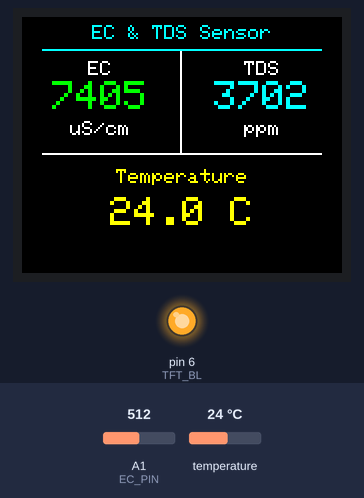
This sketch was run on a simulated Arduino Uno, built with avr-gcc and run on an emulated ATmega328P. On the bench: 160×128 colour display, output pins drawn as LEDs (lit = HIGH). The inputs (shaded band) are chosen by the test bench; at power-on: temperature 24 °C, A1 (EC_PIN) = 512. What the sketch prints to the serial monitor is not drawn.

Above: at 1.3 s.
1.4 s: temperature set to 12 °C
At 4.0 s:
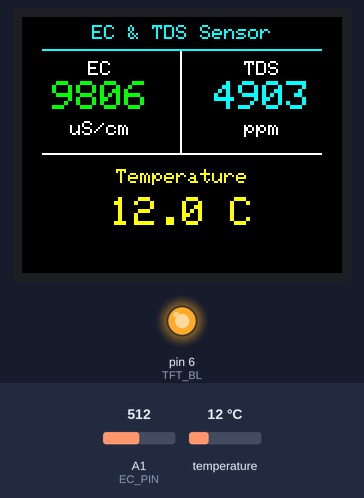
4.4 s: A1 (EC_PIN) set to 716
At 6.0 s:
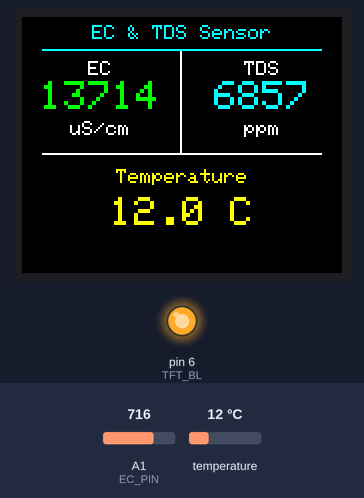
6.3 s: temperature set to 19 °C
At 7.9 s:
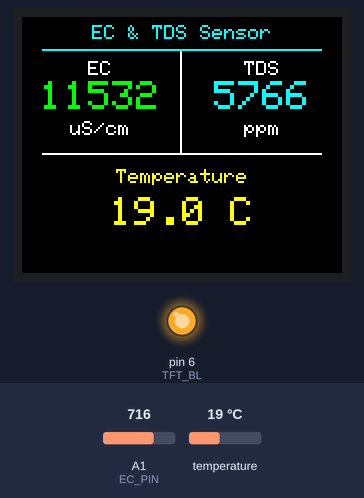
8.2 s: A1 (EC_PIN) set to 900
At 9.7 s:
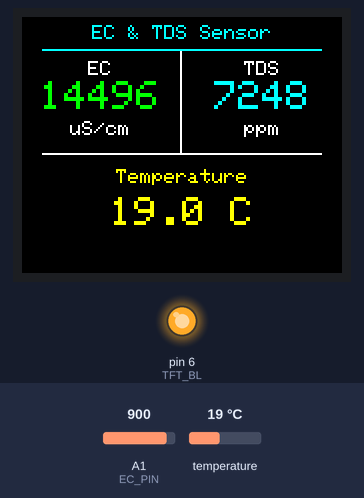
10.0 s: temperature set to 28 °C
At 11.6 s:
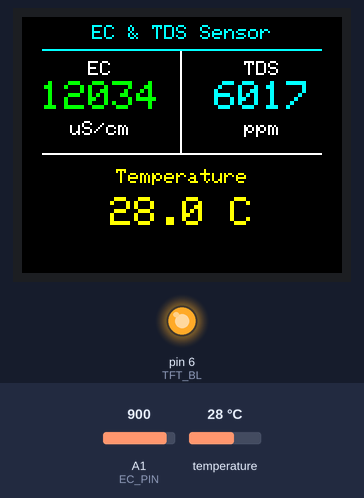
11.9 s: A1 (EC_PIN) set to 1023
At 13.6 s:
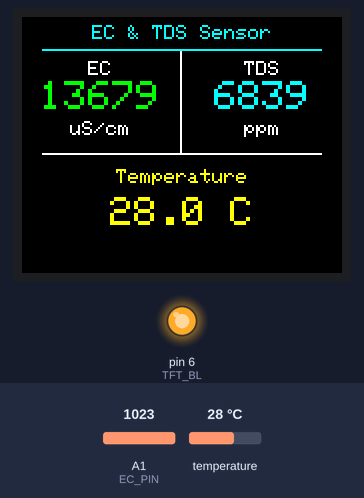
Timing chart, 0 to 14.8 s (numbered marks = the images above; inputs shaded):
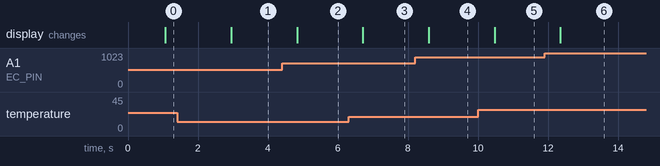

Measured:
- after the input at 1.4 s, the display: changes after 1.6 s (image 1)
- after the input at 4.4 s, the display: changes after 0.43 s (image 2)
- after the input at 6.3 s, the display: changes after 0.41 s (image 3)
- after the input at 8.2 s, the display: changes after 0.39 s (image 4)
- after the input at 10.0 s, the display: changes after 0.47 s (image 5)
- after the input at 11.9 s, the display: changes after 0.45 s (image 6)

The sketch:

water_EC_Sensor_Display.ino
```cpp
/*
Project:  EC- & TDS-Sensor mit DS18B20 auf TFT Display
Author:   Thomas Edlinger for www.edistechlab.com
Date:     Created 15.05.2026
Update:   15.05.2026
Version:  V1.0
IDE:      Arduino IDE 2.3.5

Required Board (Tools -> Board -> Boards Manager...)
- Microcontroller: Arduino Uno
- Board: Arduino AVR Boards

Required libraries (Tools -> manage libraries)
- Adafruit GFX Library by Adafruit V1.12.6
- Adafruit ST7735 and ST7789 Library by Adafruit V1.11.0
- OneWire by Jim Studt V2.3.8
- DallasTemperature by Miles Burton V4.0.6

CALIBRATION MODES:
  0 = Normal measurement
  1 = Calibration with 1.413 mS/cm reference solution
  2 = Calibration with your own reference values (see REF_EC_USER / REF_TDS_USER below)

HOW TO CALIBRATE (Mode 2):
  1. Measure your water with an external meter, enter the values below
  2. Set CALIBRATION_MODE to 2 and upload
  3. Dip the EC sensor into the same water
  4. Wait for "DONE!" — note the K-Value shown on display
  5. Set CALIBRATION_MODE to 0 and re-upload
*/

#include <Adafruit_GFX.h>
#include <Adafruit_ST7735.h>
#include <SPI.h>
#include <OneWire.h>
#include <DallasTemperature.h>
#include <EEPROM.h>

// 0 = Measure  |  1 = Cal with 1.413 mS/cm solution  |  2 = Cal with own reference
#define CALIBRATION_MODE  0

// ── Mode 1: standard calibration solution ─────────────────────────────────────
#define REF_EC_CAL    1.413   // mS/cm

// ── Mode 2: your own reference values from an external meter ──────────────────
// Last measurement: EC = 364 µS/cm | TDS = 182 ppm | Temp = 32.7 °C
#define REF_EC_USER   0.364   // mS/cm  (= 364 µS/cm)
#define REF_TDS_USER  182     // ppm    (display reference only)
#define REF_TEMP_USER 32.7    // °C     (display reference only)

// ── TDS conversion factor: ppm = µS/cm × factor ───────────────────────────────
// 0.5 = general / NaCl  |  0.64 = KCl  |  0.67 = mixed ions
#define TDS_FACTOR  0.5

// TFT Pins
#define TFT_CS    10
#define TFT_DC     9
#define TFT_RST    8
#define TFT_BL     6

// Sensor Pins
#define EC_PIN       A1
#define ONE_WIRE_BUS 2

// EEPROM — starts at 12 to not overlap with pH calibration (addresses 0–11)
#define EEPROM_K_ADDR  12

OneWire oneWire(ONE_WIRE_BUS);
DallasTemperature sensors(&oneWire);
Adafruit_ST7735 tft = Adafruit_ST7735(TFT_CS, TFT_DC, TFT_RST);

float kValue            = 2.9;
int   stableCounter     = 0;
int   tempStableCounter = 0;
float lastVoltage       = 0.0;
float lastTemp          = 0.0;
bool  calDone           = false;
int   calState          = -1;   // -1 = not yet initialised, 0 = wait temp, 1 = stabilise, 2 = done

// ── Centre text on full display ───────────────────────────────────────────────
void printCentered(String text, int y, int size) {
  tft.setTextSize(size);
  int16_t x1, y1; uint16_t w, h;
  tft.getTextBounds(text, 0, 0, &x1, &y1, &w, &h);
  tft.setCursor((tft.width() - w) / 2, y);
  tft.print(text);
}

// ── Centre text within a horizontal zone ──────────────────────────────────────
void printInZone(String text, int y, int size, int xStart, int xEnd) {
  tft.setTextSize(size);
  int16_t x1, y1; uint16_t w, h;
  tft.getTextBounds(text, 0, 0, &x1, &y1, &w, &h);
  int xPos = xStart + ((xEnd - xStart) - (int)w) / 2;
  tft.setCursor(max(xStart, xPos), y);
  tft.print(text);
}

void setup() {
  Serial.begin(9600);
  pinMode(TFT_BL, OUTPUT);
  digitalWrite(TFT_BL, HIGH);

  tft.initR(INITR_BLACKTAB);
  tft.setRotation(1);
  tft.fillScreen(ST77XX_BLACK);

  sensors.begin();

  EEPROM.get(EEPROM_K_ADDR, kValue);
  if (isnan(kValue) || kValue < 0.1 || kValue > 20.0) kValue = 2.9;

  if (CALIBRATION_MODE == 0) {
    // ── Static UI (drawn once) ────────────────────────────────────────────
    tft.setTextColor(ST77XX_CYAN);
    printCentered("EC & TDS Sensor", 4, 1);
    tft.fillRect(10, 16, tft.width() - 20, 1, ST77XX_CYAN);

    tft.setTextColor(ST77XX_WHITE);
    printInZone("EC",  22, 1, 0,  79);
    printInZone("TDS", 22, 1, 80, 160);

    tft.fillRect(79, 17, 1, 51, ST77XX_WHITE);    // vertical column divider
    tft.fillRect(10, 68, tft.width() - 20, 1, ST77XX_WHITE);  // horizontal divider

    tft.setTextColor(ST77XX_YELLOW);
    printCentered("Temperature", 76, 1);           // label shifted down slightly
  }
}

void loop() {
  sensors.requestTemperatures();
  float temp = sensors.getTempCByIndex(0);
  if (temp == DEVICE_DISCONNECTED_C) temp = 25.0;

  int ecRaw = 0;
  for (int i = 0; i < 10; i++) {
    ecRaw += analogRead(EC_PIN);
    delay(10);
  }
  float voltage = (ecRaw / 10.0) * (5.0 / 1023.0);

  if (CALIBRATION_MODE == 0) runMeasure(voltage, temp);
  else                        runCalibration(voltage, temp);

  delay(1000);
}

// ── Normal measurement ────────────────────────────────────────────────────────
void runMeasure(float v, float t) {
  float tempCoeff = 1.0 + 0.02 * (t - 25.0);
  int   ecUS      = (int)((v * kValue * 1000.0) / tempCoeff);  // µS/cm
  int   tdsValue  = (int)(ecUS * TDS_FACTOR);                  // ppm

  // EC value — left column (x 0–78)
  tft.fillRect(0, 30, 78, 38, ST77XX_BLACK);
  tft.setTextColor(ST77XX_GREEN);
  printInZone(String(ecUS), 32, 2, 0, 79);
  tft.setTextColor(ST77XX_WHITE);
  printInZone("uS/cm", 52, 1, 0, 79);

  // TDS value — right column (x 80–159)
  tft.fillRect(80, 30, 80, 38, ST77XX_BLACK);
  tft.setTextColor(ST77XX_CYAN);
  printInZone(String(tdsValue), 32, 2, 80, 160);
  tft.setTextColor(ST77XX_WHITE);
  printInZone("ppm", 52, 1, 80, 160);

  // Temperature — shifted down slightly
  tft.fillRect(0, 88, tft.width(), 22, ST77XX_BLACK);
  tft.setTextColor(ST77XX_YELLOW);
  printCentered(String(t, 1) + " C", 90, 2);

  Serial.print("EC: ");    Serial.print(ecUS);
  Serial.print(" uS/cm  |  TDS: "); Serial.print(tdsValue);
  Serial.print(" ppm  |  Temp: "); Serial.print(t, 1);
  Serial.println(" C");
}

// ── Calibration (mode 1 & 2) ──────────────────────────────────────────────────
void runCalibration(float v, float t) {
  if (calDone) return;

  float refEC = (CALIBRATION_MODE == 1) ? REF_EC_CAL : REF_EC_USER;

  if (abs(t - lastTemp) < 0.2)     tempStableCounter++;
  else                              tempStableCounter = 0;
  lastTemp = t;

  // While waiting for temp, keep resetting the voltage counter
  if (tempStableCounter < 10) stableCounter = 0;
  else if (abs(v - lastVoltage) < 0.01) stableCounter++;
  else                                   stableCounter = 0;
  lastVoltage = v;

  int newState = (tempStableCounter < 10) ? 0 : (stableCounter < 15) ? 1 : 2;

  // ── Full redraw only on state change ──────────────────────────────────
  if (newState != calState) {
    calState = newState;
    tft.fillScreen(ST77XX_BLACK);

    tft.setTextColor(ST77XX_YELLOW);
    printCentered(CALIBRATION_MODE == 1 ? "CAL - MODE 1" : "CAL - MODE 2", 4, 1);
    tft.fillRect(0, 15, tft.width(), 1, ST77XX_YELLOW);

    if (calState == 0) {
      tft.setTextColor(ST77XX_ORANGE);
      printCentered("Waiting for temp...", 56, 1);
    } else if (calState == 1) {
      if (CALIBRATION_MODE == 1) {
        tft.setTextColor(ST77XX_WHITE);
        printCentered("Dip sensor into", 24, 1);
        tft.setTextColor(ST77XX_CYAN);
        printCentered("1.413 mS/cm solution", 36, 1);
      } else {
        tft.setTextColor(ST77XX_CYAN);
        printCentered("Ref: " + String((int)(REF_EC_USER * 1000)) +
                      " uS / " + String(REF_TDS_USER) + " ppm", 24, 1);
        tft.setTextColor(ST77XX_WHITE);
        printCentered("Dip into reference water", 36, 1);
      }
      tft.setTextColor(ST77XX_GREEN);
      printCentered("Stabilizing:", 82, 1);
    }
  }

  // ── Dynamic updates (only changing values, no full redraw) ────────────
  if (calState == 0) {
    tft.fillRect(0, 22, tft.width(), 26, ST77XX_BLACK);
    tft.setTextColor(ST77XX_WHITE);
    printCentered("Temp: " + String(t, 1) + " C", 24, 1);
    printCentered("Volt: " + String(v, 3) + " V", 36, 1);
    tft.fillRect(0, 68, tft.width(), 10, ST77XX_BLACK);
    tft.setTextColor(ST77XX_ORANGE);
    printCentered(String(tempStableCounter) + " / 10", 70, 1);

  } else if (calState == 1) {
    tft.fillRect(0, 50, tft.width(), 22, ST77XX_BLACK);
    tft.setTextColor(ST77XX_WHITE);
    printCentered("Temp: " + String(t, 1) + " C", 52, 1);
    printCentered("Volt: " + String(v, 3) + " V", 64, 1);
    tft.fillRect(0, 92, tft.width(), 10, ST77XX_BLACK);
    tft.setTextColor(ST77XX_GREEN);
    printCentered(String(stableCounter) + " / 15", 93, 1);

  } else {
    // ── Done: calculate, save, display ───────────────────────────────
    float tempCoeff = 1.0 + 0.02 * (t - 25.0);
    kValue = (refEC * tempCoeff) / v;
    EEPROM.put(EEPROM_K_ADDR, kValue);
    calDone = true;

    tft.setTextColor(ST77XX_GREEN);
    printCentered("DONE!", 18, 2);
    tft.fillRect(10, 36, tft.width() - 20, 1, ST77XX_GREEN);

    tft.setTextColor(ST77XX_WHITE);
    printCentered("K-Value:", 44, 1);
    tft.setTextColor(ST77XX_CYAN);
    printCentered(String(kValue, 3), 56, 3);

    tft.setTextColor(ST77XX_WHITE);
    printCentered("Set CAL_MODE to 0", 96, 1);
    printCentered("and re-upload.", 108, 1);

    Serial.print("Calibration complete. K = ");
    Serial.println(kValue, 4);
  }
}
```
